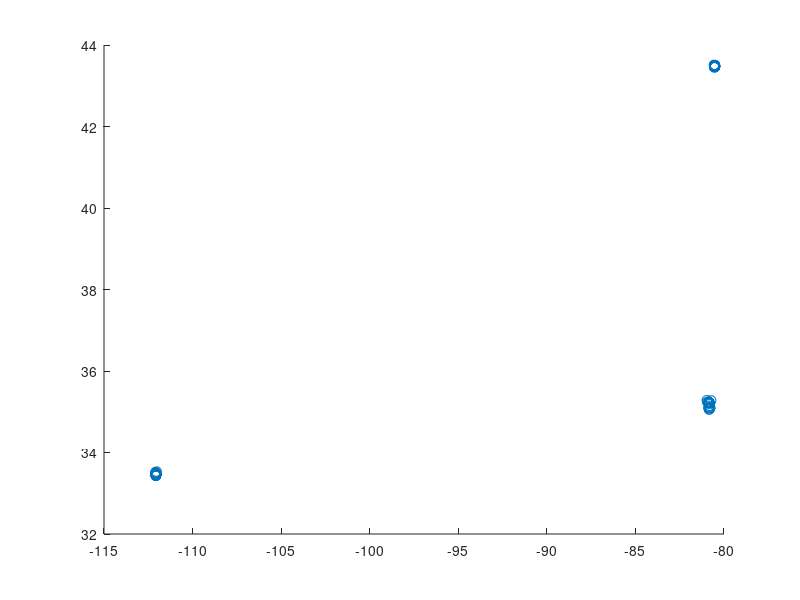

The MATLAB source for this figure: (Note: this script raises an error after producing the figure.)
clear; clc;
figure;
max_iter=1000;
fprintf('Loading and Visualizing Data ...\n');
load('data','X');
assert(isempty(X)==0 && size(X,2)==2,'Data must be a N x 2 matrix where each row contains X and Y coordinate');
hold on;
scatter(X(:,1),X(:,2),50);
fprintf('Program paused. Press enter to continue.\n');
pause;
fprintf('Generating Optimal K-Means Locations and Plotting Locations...\n');
k=3;
Means=GenRandom(X,k);
pres=zeros(size(X,1),1);
res=ones(size(X,1),1);
for i=1:max_iter
    pres=res;
    [res,New_Means]=K_Means(X,Means,k);
    if isequal(New_Means,Means)
        break
    end
    Means=New_Means;
end
plot(Means(:,1),Means(:,2),'rx','MarkerSize',50);
fprintf('Program paused. Press enter to continue.\n');
pause;
fprintf('Plotting Data with each cluster having unique colour...\n');
hold off;
figure;
hold on;
for i=1:k
    scatter(X(res==i,1),X(res==i,2),50,rand(1,3));
end
